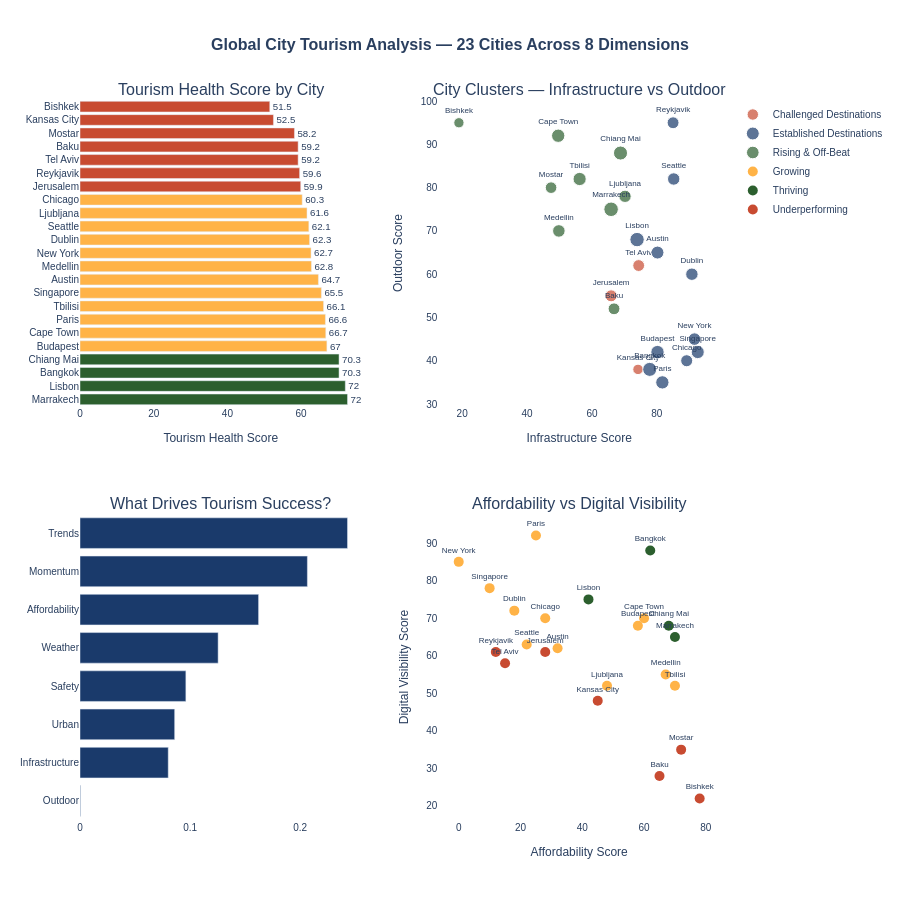

Write notebook code for a chart like this one.
### Code cell
fig = make_subplots(
    rows=2, cols=2,
    subplot_titles=(
        'Tourism Health Score by City',
        'City Clusters — Infrastructure vs Outdoor',
        'What Drives Tourism Success?',
        'Affordability vs Digital Visibility'
    ),
    vertical_spacing=0.15,
    horizontal_spacing=0.12
)

# Panel 1: Tourism health scores horizontal bar chart
tier_colors = df_cities['tier'].map({
    'Thriving': '#2C5F2E',
    'Growing': '#FFB347',
    'Underperforming': '#C84B31'
})

fig.add_trace(go.Bar(
    x=df_cities['tourism_health_score'],
    y=df_cities['city'],
    orientation='h',
    marker_color=tier_colors,
    text=df_cities['tourism_health_score'],
    textposition='outside',
    showlegend=False
), row=1, col=1)

# Panel 2: Cluster scatter
cluster_colors = {
    'Established Destinations': '#1A3A6B',
    'Rising & Off-Beat':        '#2C5F2E',
    'Challenged Destinations':  '#C84B31'
}

for cluster_name, group in df_cities.groupby('cluster_name'):
    fig.add_trace(go.Scatter(
        x=group['infrastructure_score'],
        y=group['outdoor_score'],
        mode='markers+text',
        text=group['city'],
        textposition='top center',
        textfont=dict(size=8),
        marker=dict(
            size=group['tourism_health_score'] / 5,
            color=cluster_colors[cluster_name]
        ),
        name=cluster_name
    ), row=1, col=2)

# Panel 3: Feature importance
dim_labels = [l.replace('_score', '').replace('_', ' ').title()
              for l in importance.index]

fig.add_trace(go.Bar(
    x=importance.values,
    y=dim_labels,
    orientation='h',
    marker_color='#1A3A6B',
    showlegend=False
), row=2, col=1)

# Panel 4: Affordability vs visibility colored by tier
for tier, group in df_cities.groupby('tier'):
    color = {
        'Thriving':       '#2C5F2E',
        'Growing':        '#FFB347',
        'Underperforming':'#C84B31'
    }[tier]
    fig.add_trace(go.Scatter(
        x=group['affordability_score'],
        y=group['trends_score'],
        mode='markers+text',
        text=group['city'],
        textposition='top center',
        textfont=dict(size=8),
        marker=dict(size=10, color=color),
        name=tier
    ), row=2, col=2)

fig.update_layout(
    height=900,
    title=dict(
        text='<b>Global City Tourism Analysis — 23 Cities Across 8 Dimensions</b>',
        x=0.5,
        font=dict(size=16)
    ),
    plot_bgcolor='white',
    paper_bgcolor='white',
    font=dict(family='Arial', size=10),
)

fig.update_xaxes(title_text='Infrastructure Score', row=1, col=2)
fig.update_yaxes(title_text='Outdoor Score', row=1, col=2)
fig.update_xaxes(title_text='Affordability Score', row=2, col=2)
fig.update_yaxes(title_text='Digital Visibility Score', row=2, col=2)
fig.update_xaxes(title_text='Tourism Health Score', row=1, col=1)

fig.write_html('tourism_dashboard.html')
fig.show()
print("Dashboard saved to tourism_dashboard.html")

### Figure 1 — Plotly figure (JSON) as saved in the notebook; plotly's stock layout.template omitted (floating-point values rounded to 4 significant figures)
{"data": [{"marker": {"color": ["#2C5F2E", "#2C5F2E", "#2C5F2E", "#2C5F2E", "#FFB347", "#FFB347", "#FFB347", "#FFB347", "#FFB347", "#FFB347", "#FFB347", "#FFB347", "#FFB347", "#FFB347", "#FFB347", "#FFB347", "#C84B31", "#C84B31", "#C84B31", "#C84B31", "#C84B31", "#C84B31", "#C84B31"]}, "orientation": "h", "showlegend": false, "text": [72.6, 72.0, 70.3, 70.3, 67.0, 66.7, 66.6, 66.1, 65.5, 64.7, 62.8, 62.7, 62.3, 62.1, 61.6, 60.3, 59.9, 59.6, 59.2, 59.2, 58.2, 52.5, 51.5], "textposition": "outside", "type": "bar", "x": [72.6, 72.0, 70.3, 70.3, 67.0, 66.7, 66.6, 66.1, 65.5, 64.7, 62.8, 62.7, 62.3, 62.1, 61.6, 60.3, 59.9, 59.6, 59.2, 59.2, 58.2, 52.5, 51.5], "xaxis": "x", "y": ["Marrakech", "Lisbon", "Bangkok", "Chiang Mai", "Budapest", "Cape Town", "Paris", "Tbilisi", "Singapore", "Austin", "Medellin", "New York", "Dublin", "Seattle", "Ljubljana", "Chicago", "Jerusalem", "Reykjavik", "Tel Aviv", "Baku", "Mostar", "Kansas City", "Bishkek"], "yaxis": "y"}, {"marker": {"color": "#C84B31", "size": [11.98, 11.84, 10.5]}, "mode": "markers+text", "name": "Challenged Destinations", "text": ["Jerusalem", "Tel Aviv", "Kansas City"], "textfont": {"size": 8}, "textposition": "top center", "type": "scatter", "x": [65.9, 74.4, 74.2], "xaxis": "x2", "y": [55, 62, 38], "yaxis": "y2"}, {"marker": {"color": "#1A3A6B", "size": [14.4, 14.06, 13.4, 13.32, 13.1, 12.94, 12.54, 12.46, 12.42, 12.06, 11.92]}, "mode": "markers+text", "name": "Established Destinations", "text": ["Lisbon", "Bangkok", "Budapest", "Paris", "Singapore", "Austin", "New York", "Dublin", "Seattle", "Chicago", "Reykjavik"], "textfont": {"size": 8}, "textposition": "top center", "type": "scatter", "x": [73.9, 77.8, 80.2, 81.7, 92.6, 80.2, 91.6, 90.8, 85.2, 89.2, 85.0], "xaxis": "x2", "y": [68, 38, 42, 35, 42, 65, 45, 60, 82, 40, 95], "yaxis": "y2"}, {"marker": {"color": "#2C5F2E", "size": [14.52, 14.06, 13.34, 13.22, 12.56, 12.32, 11.84, 11.64, 10.3]}, "mode": "markers+text", "name": "Rising & Off-Beat", "text": ["Marrakech", "Chiang Mai", "Cape Town", "Tbilisi", "Medellin", "Ljubljana", "Baku", "Mostar", "Bishkek"], "textfont": {"size": 8}, "textposition": "top center", "type": "scatter", "x": [65.9, 68.8, 49.6, 56.2, 49.8, 70.2, 66.8, 47.4, 19.0], "xaxis": "x2", "y": [75, 88, 92, 82, 70, 78, 52, 80, 95], "yaxis": "y2"}, {"marker": {"color": "#1A3A6B"}, "orientation": "h", "showlegend": false, "type": "bar", "x": [0.0004827, 0.08015, 0.08599, 0.09617, 0.1255, 0.1622, 0.2065, 0.243], "xaxis": "x3", "y": ["Outdoor", "Infrastructure", "Urban", "Safety", "Weather", "Affordability", "Momentum", "Trends"], "yaxis": "y3"}, {"marker": {"color": "#FFB347", "size": 10}, "mode": "markers+text", "name": "Growing", "text": ["Budapest", "Cape Town", "Paris", "Tbilisi", "Singapore", "Austin", "Medellin", "New York", "Dublin", "Seattle", "Ljubljana", "Chicago"], "textfont": {"size": 8}, "textposition": "top center", "type": "scatter", "x": [58, 60, 25, 70, 10, 32, 67, 0, 18, 22, 48, 28], "xaxis": "x4", "y": [68, 70, 92, 52, 78, 62, 55, 85, 72, 63, 52, 70], "yaxis": "y4"}, {"marker": {"color": "#2C5F2E", "size": 10}, "mode": "markers+text", "name": "Thriving", "text": ["Marrakech", "Lisbon", "Bangkok", "Chiang Mai"], "textfont": {"size": 8}, "textposition": "top center", "type": "scatter", "x": [70, 42, 62, 68], "xaxis": "x4", "y": [65, 75, 88, 68], "yaxis": "y4"}, {"marker": {"color": "#C84B31", "size": 10}, "mode": "markers+text", "name": "Underperforming", "text": ["Jerusalem", "Reykjavik", "Tel Aviv", "Baku", "Mostar", "Kansas City", "Bishkek"], "textfont": {"size": 8}, "textposition": "top center", "type": "scatter", "x": [28, 12, 15, 65, 72, 45, 78], "xaxis": "x4", "y": [61, 61, 58, 28, 35, 48, 22], "yaxis": "y4"}], "layout": {"annotations": [{"font": {"size": 16}, "showarrow": false, "text": "Tourism Health Score by City", "x": 0.22, "xanchor": "center", "xref": "paper", "y": 1, "yanchor": "bottom", "yref": "paper"}, {"font": {"size": 16}, "showarrow": false, "text": "City Clusters — Infrastructure vs Outdoor", "x": 0.78, "xanchor": "center", "xref": "paper", "y": 1, "yanchor": "bottom", "yref": "paper"}, {"font": {"size": 16}, "showarrow": false, "text": "What Drives Tourism Success?", "x": 0.22, "xanchor": "center", "xref": "paper", "y": 0.425, "yanchor": "bottom", "yref": "paper"}, {"font": {"size": 16}, "showarrow": false, "text": "Affordability vs Digital Visibility", "x": 0.78, "xanchor": "center", "xref": "paper", "y": 0.425, "yanchor": "bottom", "yref": "paper"}], "font": {"family": "Arial", "size": 10}, "height": 900, "paper_bgcolor": "white", "plot_bgcolor": "white", "title": {"font": {"size": 16}, "text": "<b>Global City Tourism Analysis — 23 Cities Across 8 Dimensions</b>", "x": 0.5}, "xaxis": {"anchor": "y", "domain": [0, 0.44], "title": {"text": "Tourism Health Score"}}, "xaxis2": {"anchor": "y2", "domain": [0.56, 1], "title": {"text": "Infrastructure Score"}}, "xaxis3": {"anchor": "y3", "domain": [0, 0.44]}, "xaxis4": {"anchor": "y4", "domain": [0.56, 1], "title": {"text": "Affordability Score"}}, "yaxis": {"anchor": "x", "domain": [0.575, 1]}, "yaxis2": {"anchor": "x2", "domain": [0.575, 1], "title": {"text": "Outdoor Score"}}, "yaxis3": {"anchor": "x3", "domain": [0, 0.425]}, "yaxis4": {"anchor": "x4", "domain": [0, 0.425], "title": {"text": "Digital Visibility Score"}}}}
